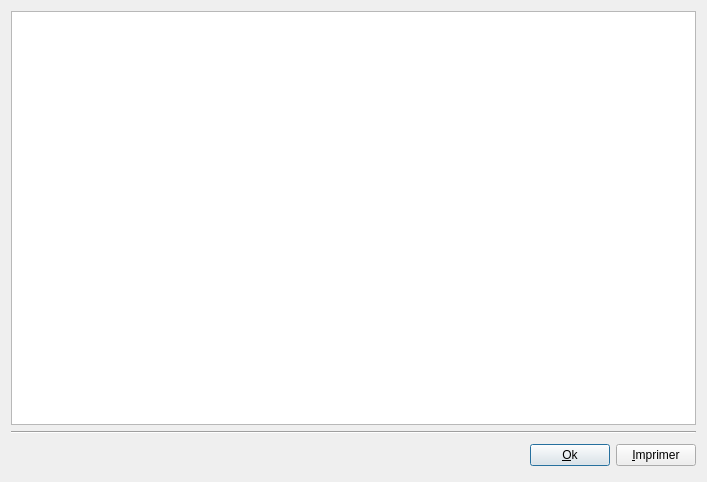
<ui version="4.0" >
 <class>Result</class>
 <widget class="QDialog" name="Result" >
  <property name="geometry" >
   <rect>
    <x>0</x>
    <y>0</y>
    <width>707</width>
    <height>482</height>
   </rect>
  </property>
  <property name="windowTitle" >
   <string>Qt - Résultats</string>
  </property>
  <layout class="QGridLayout" >
   <property name="margin" >
    <number>11</number>
   </property>
   <property name="spacing" >
    <number>6</number>
   </property>
   <item row="1" column="0" >
    <widget class="Line" name="line9" >
     <property name="frameShape" >
      <enum>QFrame::HLine</enum>
     </property>
     <property name="frameShadow" >
      <enum>QFrame::Sunken</enum>
     </property>
     <property name="orientation" >
      <enum>Qt::Horizontal</enum>
     </property>
    </widget>
   </item>
   <item row="2" column="0" >
    <layout class="QHBoxLayout" >
     <property name="margin" >
      <number>0</number>
     </property>
     <property name="spacing" >
      <number>6</number>
     </property>
     <item>
      <spacer>
       <property name="orientation" >
        <enum>Qt::Horizontal</enum>
       </property>
       <property name="sizeType" >
        <enum>QSizePolicy::Expanding</enum>
       </property>
       <property name="sizeHint" >
        <size>
         <width>381</width>
         <height>31</height>
        </size>
       </property>
      </spacer>
     </item>
     <item>
      <widget class="QPushButton" name="btnOk" >
       <property name="text" >
        <string>&amp;Ok</string>
       </property>
       <property name="shortcut" >
        <string>Alt+O</string>
       </property>
      </widget>
     </item>
     <item>
      <widget class="QPushButton" name="btnPrint" >
       <property name="text" >
        <string>&amp;Imprimer</string>
       </property>
       <property name="shortcut" >
        <string>Alt+I</string>
       </property>
      </widget>
     </item>
    </layout>
   </item>
   <item row="0" column="0" >
    <widget class="QTextBrowser" name="resultView" />
   </item>
  </layout>
 </widget>
 <layoutdefault spacing="6" margin="11" />
 <pixmapfunction>qPixmapFromMimeSource</pixmapfunction>
 <resources/>
 <connections>
  <connection>
   <sender>btnOk</sender>
   <signal>clicked()</signal>
   <receiver>Result</receiver>
   <slot>accept()</slot>
   <hints>
    <hint type="sourcelabel" >
     <x>20</x>
     <y>20</y>
    </hint>
    <hint type="destinationlabel" >
     <x>20</x>
     <y>20</y>
    </hint>
   </hints>
  </connection>
 </connections>
</ui>
